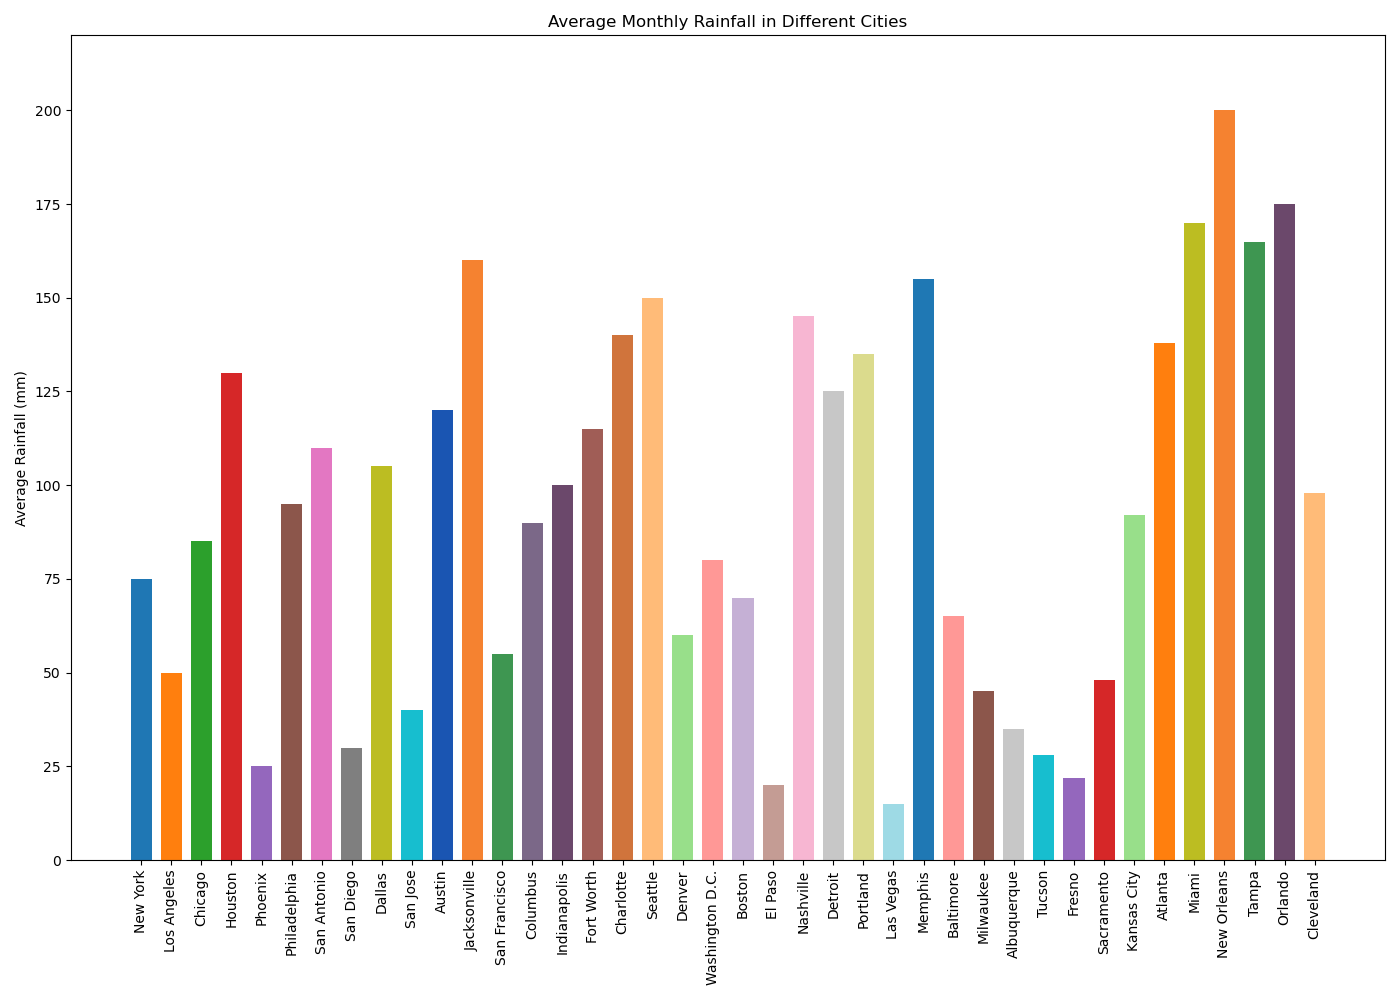

This chart was generated by the following Python code:

import matplotlib.pyplot as plt

# Data points
cities = ['New York', 'Los Angeles', 'Chicago', 'Houston', 'Phoenix', 'Philadelphia', 'San Antonio', 
          'San Diego', 'Dallas', 'San Jose', 'Austin', 'Jacksonville', 'San Francisco', 'Columbus', 
          'Indianapolis', 'Fort Worth', 'Charlotte', 'Seattle', 'Denver', 'Washington D.C.', 'Boston', 
          'El Paso', 'Nashville', 'Detroit', 'Portland', 'Las Vegas', 'Memphis', 'Baltimore', 'Milwaukee', 
          'Albuquerque', 'Tucson', 'Fresno', 'Sacramento', 'Kansas City', 'Atlanta', 'Miami', 'New Orleans', 
          'Tampa', 'Orlando', 'Cleveland']
rainfall = [75, 50, 85, 130, 25, 95, 110, 30, 105, 40, 120, 160, 55, 90, 100, 115, 140, 150, 60, 80, 70, 20, 145, 
            125, 135, 15, 155, 65, 45, 35, 28, 22, 48, 92, 138, 170, 200, 165, 175, 98]

# Colors for each bar
colors = ['#1f77b4', '#ff7f0e', '#2ca02c', '#d62728', '#9467bd', '#8c564b', '#e377c2', '#7f7f7f', '#bcbd22', 
          '#17becf', '#1a55b2', '#f58230', '#3e9651', '#7b6888', '#6b486b', '#a05d56', '#d0743c', '#ffbb78', 
          '#98df8a', '#ff9896', '#c5b0d5', '#c49c94', '#f7b6d2', '#c7c7c7', '#dbdb8d', '#9edae5', '#1f78b4', 
          '#ff9896', '#8c564b', '#c7c7c7', '#17becf', '#9467bd', '#d62728', '#98df8a', '#ff7f0e', '#bcbd22', 
          '#f58230', '#3e9651', '#6b486b', '#ffbb78']

# Create a vertical bar chart
plt.figure(figsize=(14, 10))
plt.bar(cities, rainfall, color=colors, width=0.7)

# Modify the ticks, labels, and title
plt.ylabel('Average Rainfall (mm)')
plt.title('Average Monthly Rainfall in Different Cities')
plt.xticks(rotation=90)
plt.ylim(0, 220)  # Assuming the rainfall ranges between 0 and 220 mm

# Display the plot
plt.tight_layout()
plt.show()
